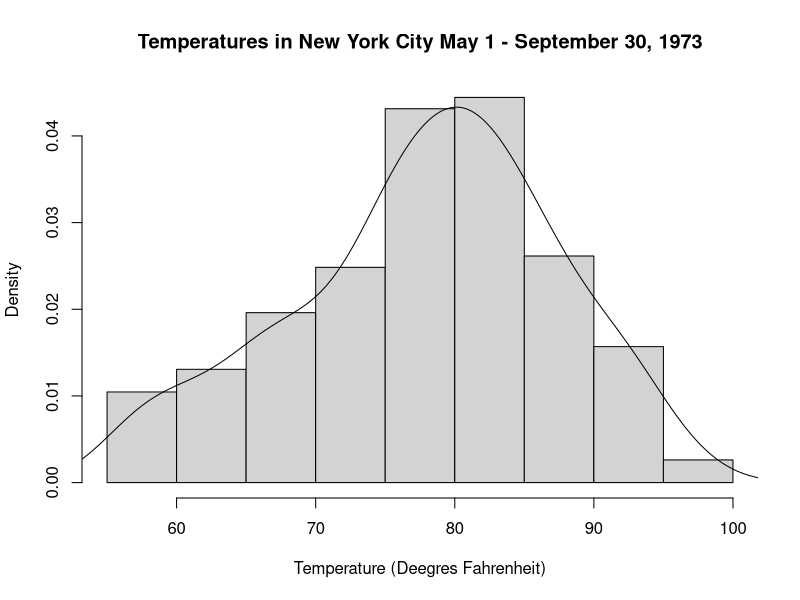

Generate this figure with R:
library(datasets)
head(airquality)

hist(airquality$Temp, xlab="Temperature (Deegres Fahrenheit)",
     main ="Temperatures in New York City May 1 - September 30, 1973",
     probability = TRUE)

lines(density(airquality$Temp))